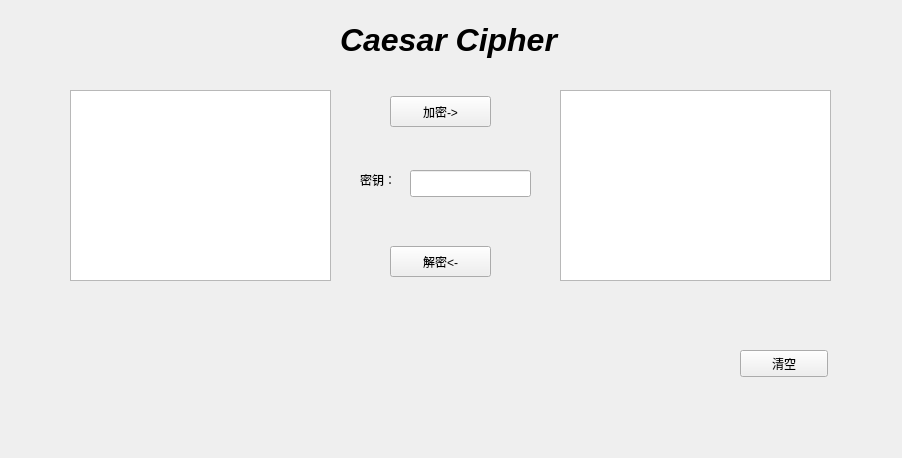
<?xml version="1.0" encoding="UTF-8"?>
<ui version="4.0">
 <class>Caesar</class>
 <widget class="QWidget" name="Caesar">
  <property name="geometry">
   <rect>
    <x>0</x>
    <y>0</y>
    <width>902</width>
    <height>458</height>
   </rect>
  </property>
  <property name="windowTitle">
   <string>Form</string>
  </property>
  <widget class="QLabel" name="label">
   <property name="geometry">
    <rect>
     <x>340</x>
     <y>20</y>
     <width>261</width>
     <height>41</height>
    </rect>
   </property>
   <property name="text">
    <string>&lt;html&gt;&lt;head/&gt;&lt;body&gt;&lt;p&gt;&lt;span style=&quot; font-size:24pt; font-weight:600; font-style:italic;&quot;&gt;Caesar Cipher&lt;/span&gt;&lt;/p&gt;&lt;/body&gt;&lt;/html&gt;</string>
   </property>
  </widget>
  <widget class="QTextEdit" name="plaintext_edit">
   <property name="geometry">
    <rect>
     <x>70</x>
     <y>90</y>
     <width>261</width>
     <height>191</height>
    </rect>
   </property>
   <property name="styleSheet">
    <string notr="true">font: 14pt &quot;Cantarell&quot;;</string>
   </property>
  </widget>
  <widget class="QTextEdit" name="ciphertext_edit">
   <property name="geometry">
    <rect>
     <x>560</x>
     <y>90</y>
     <width>271</width>
     <height>191</height>
    </rect>
   </property>
   <property name="styleSheet">
    <string notr="true">font: 14pt &quot;Cantarell&quot;;</string>
   </property>
  </widget>
  <widget class="QPushButton" name="encrption_button">
   <property name="geometry">
    <rect>
     <x>390</x>
     <y>96</y>
     <width>101</width>
     <height>31</height>
    </rect>
   </property>
   <property name="text">
    <string>加密-&gt;</string>
   </property>
  </widget>
  <widget class="QPushButton" name="decrption_button">
   <property name="geometry">
    <rect>
     <x>390</x>
     <y>246</y>
     <width>101</width>
     <height>31</height>
    </rect>
   </property>
   <property name="text">
    <string>解密&lt;-</string>
   </property>
  </widget>
  <widget class="QLineEdit" name="keyword_line">
   <property name="geometry">
    <rect>
     <x>410</x>
     <y>170</y>
     <width>121</width>
     <height>27</height>
    </rect>
   </property>
  </widget>
  <widget class="QLabel" name="label_2">
   <property name="geometry">
    <rect>
     <x>360</x>
     <y>170</y>
     <width>41</width>
     <height>19</height>
    </rect>
   </property>
   <property name="styleSheet">
    <string notr="true">font: 13pt &quot;Cantarell&quot;;</string>
   </property>
   <property name="text">
    <string>密钥：</string>
   </property>
  </widget>
  <widget class="QPushButton" name="pushButton_3">
   <property name="geometry">
    <rect>
     <x>740</x>
     <y>350</y>
     <width>88</width>
     <height>27</height>
    </rect>
   </property>
   <property name="text">
    <string>清空</string>
   </property>
  </widget>
 </widget>
 <resources/>
 <connections/>
</ui>
